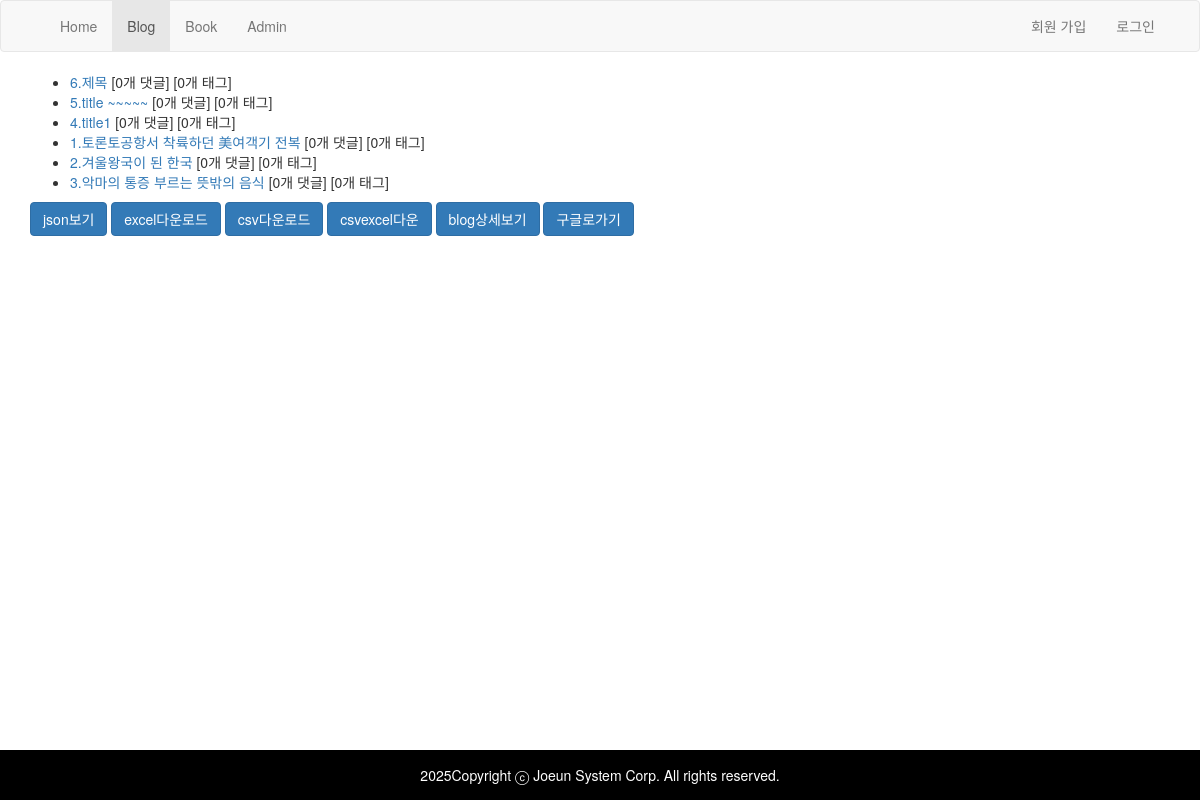
The page /blog/ on the database as committed earlier.
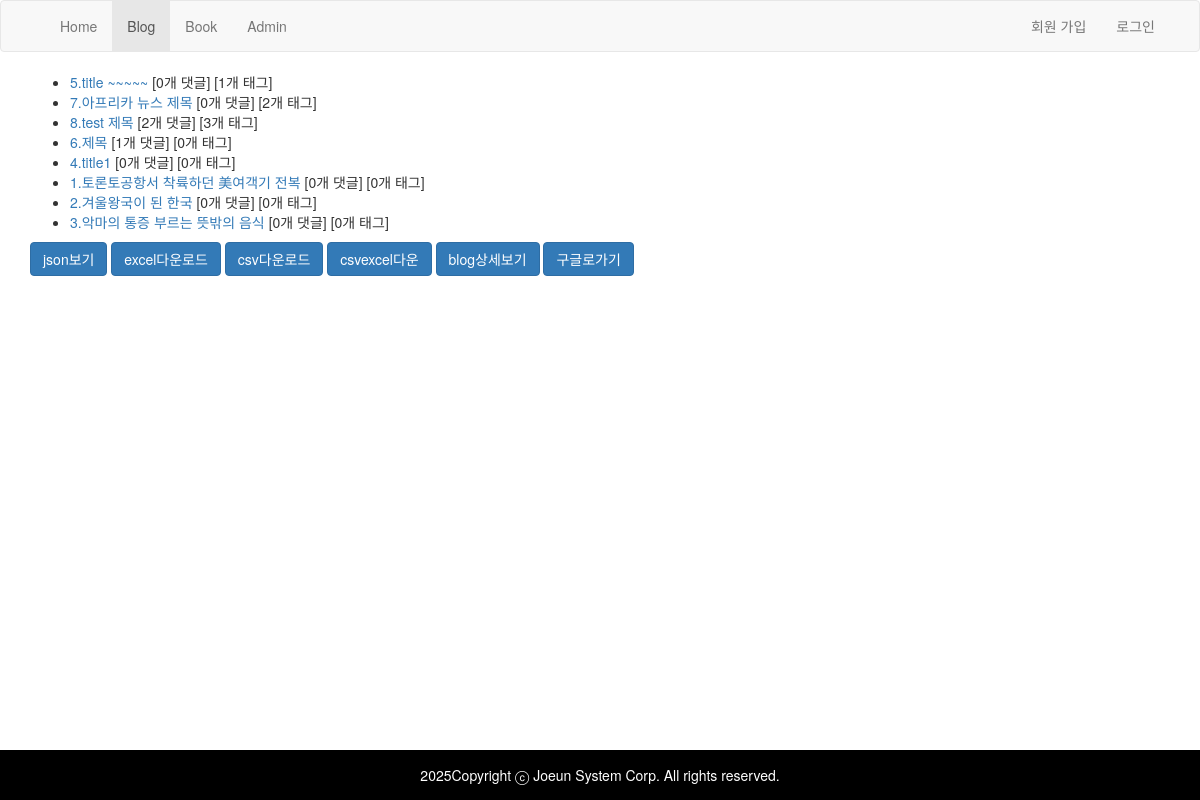
The same page on the database as committed later.
### blog/models.py (models this page shows, shortened)
class Post(models.Model): # 테이블명 : blog_post
  title = models.CharField(verbose_name="제목",
                           max_length=100) # 최대 길이 반드시 지정 VARCHAR 타입
  content = models.TextField("본문") # 최대 길이 제한이 없음 CLOB, TEXT 타입
  create_at = models.DateField(auto_now_add=True)
  update_at = models.DateTimeField(auto_now=True)
  region = models.CharField(verbose_name="지역",
                            max_length=20,
                            choices=REGION_CHOICE,
                            default='Asia')
  lnglat = models.CharField(verbose_name="경,위도",
                            max_length=100,
                            blank=True,
                            null=True,
                            help_text="경도,위도 포맷",
                            validators=[lnglat_validator]) # 38.5,125.4125
  url = models.URLField(blank=True, null=True)
  tags = models.ManyToManyField("Tag")
  class Meta:
    ordering = ['-update_at']

class Comment(models.Model):
  post = models.ForeignKey(to=Post, # "Post"
                           on_delete=models.CASCADE)
  author = models.CharField(verbose_name="이름", max_length=20)
  message  =models.TextField(verbose_name="댓글")
  create_at = models.DateField(auto_now_add=True)
  update_at = models.DateTimeField(auto_now=True)
  class Meta:
    ordering = ['-create_at', '-update_at']

### blog/views.py (the view)
# urls.py: path("", views.index, name="index"),
def index(request):
  post_list = Post.objects.all()
  print('로그인한 user_name :',request.user)
  return render(request,
                'blog/index.html',
                {'post_list':post_list})

### blog/converters.py (called while the page is built)
  def to_url(self, value):
    return str(value)

### blog/templates/blog/index.html (shortened to what this page needs)
{% extends "base.html" %}
{% block content %}
  {% if post_list %}
    <ul>
    {% for post in post_list %}
      <li>
        <a href="{% url 'blog:detail' post.id %}">{{post.id}}.{{post.title}}</a>
        [{{ post.comment_set.all | length}}개 댓글]
        [{{post.tags.all | length}}개 태그]
      </li>
    {% endfor %}
    </ul>
  {% else %}
    <p>No posts are available.</p>
  {% endif %}
  <button class="btn btn-primary" onclick="location='{% url 'blog:json' %}'">
    json보기
  </button>
  <button class="btn btn-primary" onclick="location='{% url 'blog:excel' %}'">
    excel다운로드
  </button>
  <button class="btn btn-primary" onclick="location='{% url 'blog:csv' %}'">
    csv다운로드
  </button>
  <button class="btn btn-primary" onclick="location='{% url 'blog:csvexcel' %}'">
    csvexcel다운
  </button>
  <button class="btn btn-primary" onclick="location='{% url 'blog:redirect1' %}'">
    blog상세보기
  </button>
  <button class="btn btn-primary" onclick="location='{% url 'blog:redirect2' %}'">
    구글로가기
  </button>
{% endblock %}

Rows that differ between the two databases and show on the page:
changed Post "title ~~~~~": tags.all|length "0" → "1"; moves up the list
added Post: id "7", title "아프리카 뉴스 제목", comment_set.all|length "0", tags.all|length "2"
added Post: id "8", title "test 제목", comment_set.all|length "2", tags.all|length "3"
changed Post "제목": comment_set.all|length "0" → "1"
